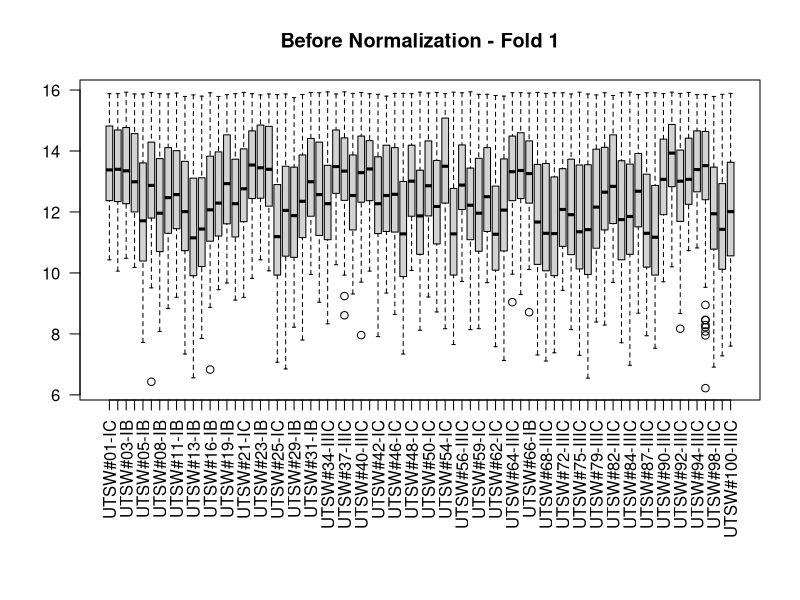
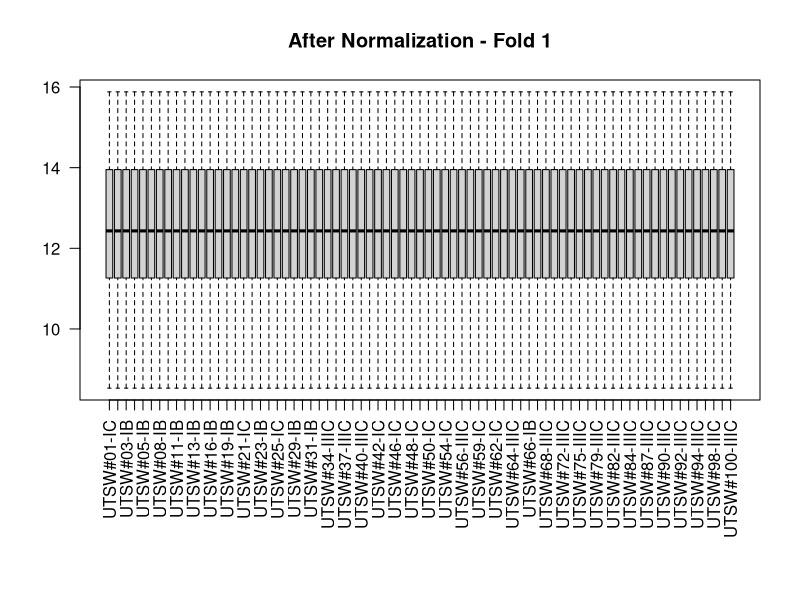
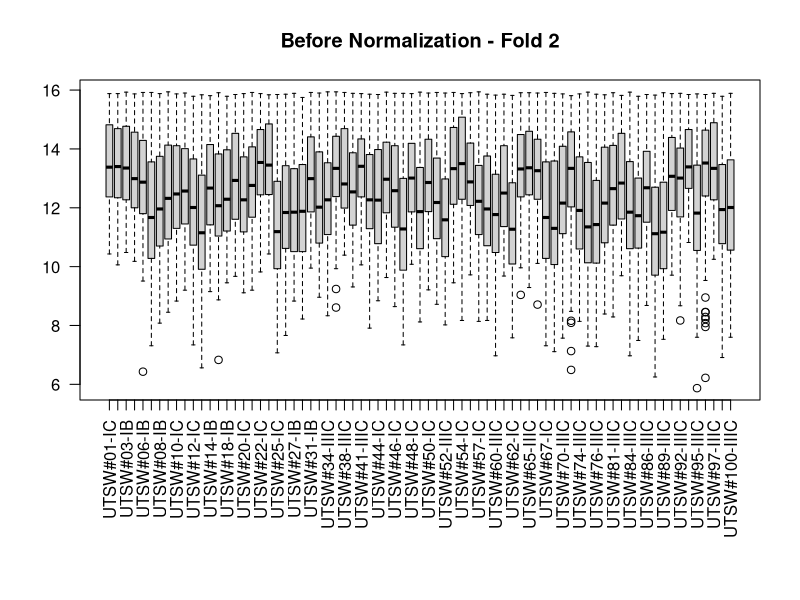
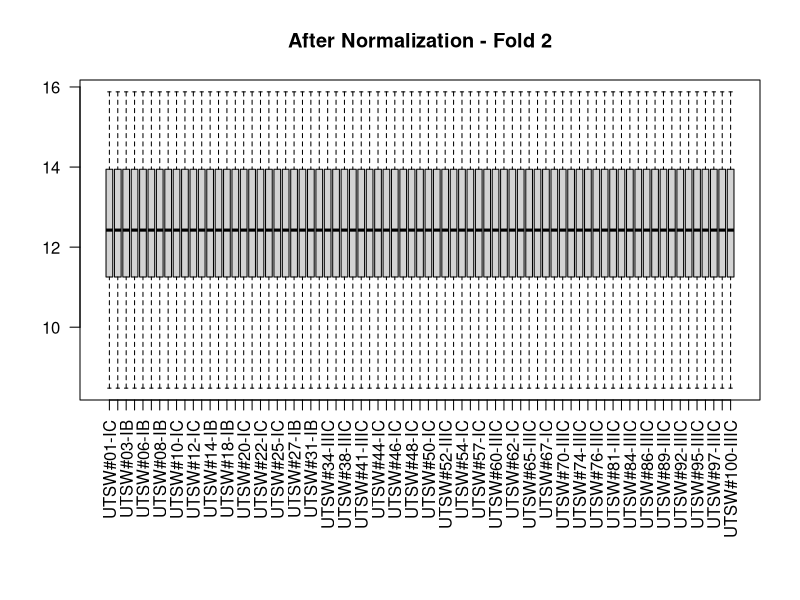
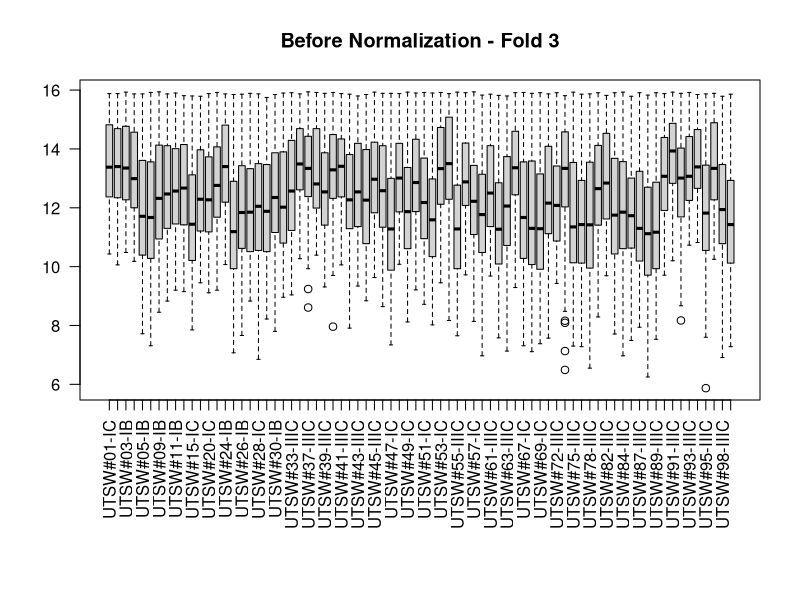
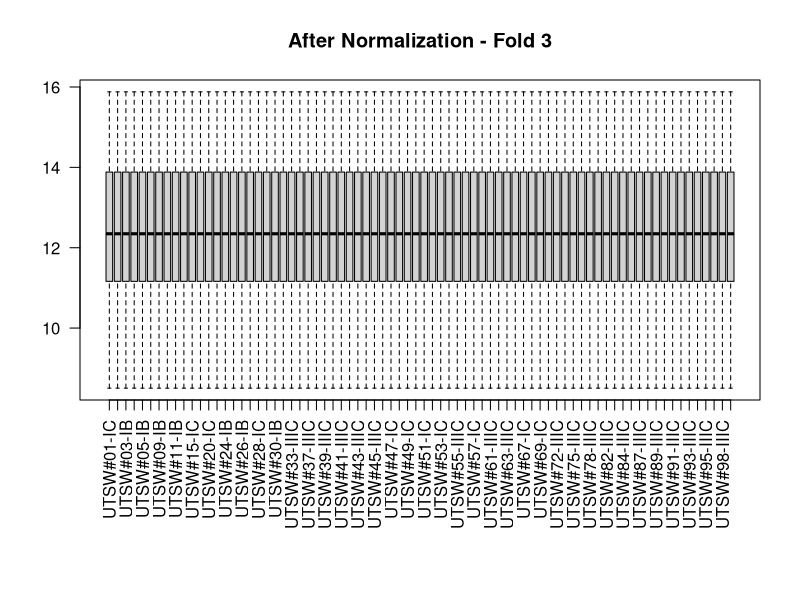
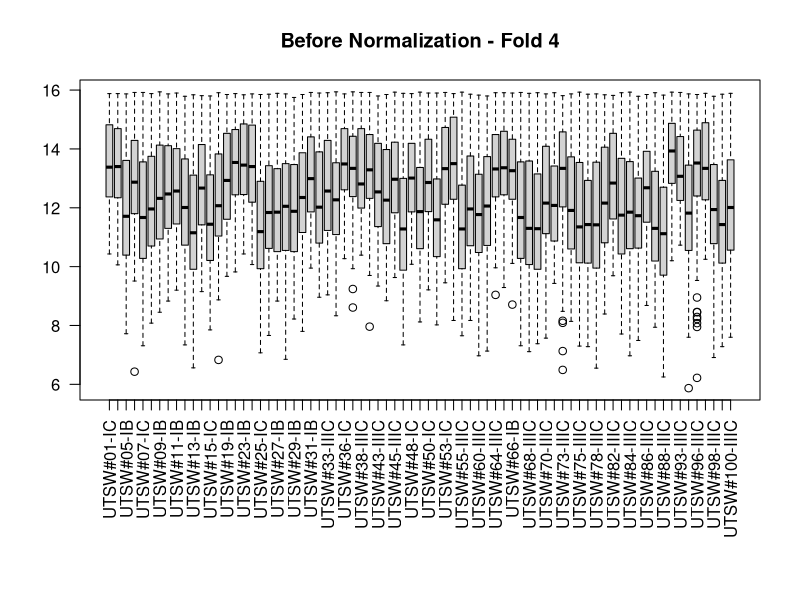
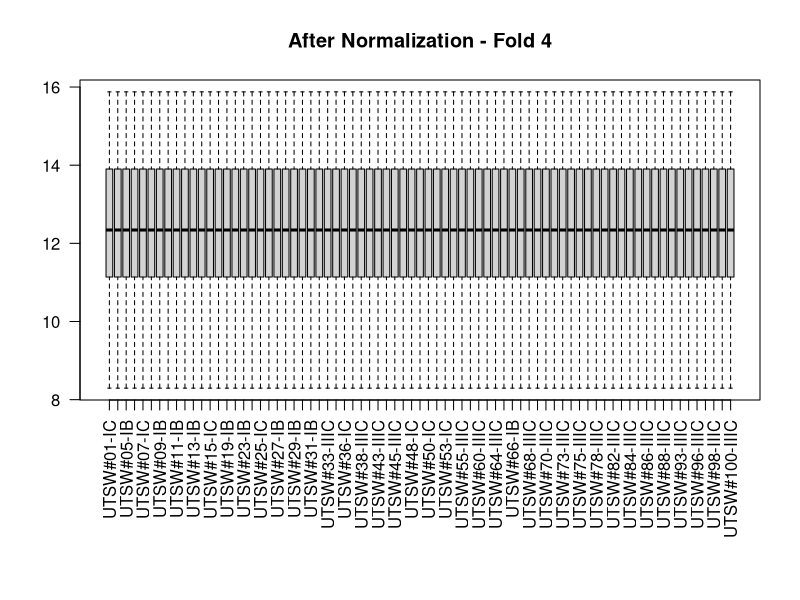

These charts were generated, in order, by the following R code:
library(readxl)
library(writexl)

# Load dataset
excel_data <- read_excel("cleaned_dataset.xlsx")
excel_data <- as.data.frame(excel_data)

# Store gene symbols before removing them
row.names(excel_data) <- excel_data[[1]]
excel_data <- excel_data[, -1]

set.seed(123)

test_set <- list()
train_set <- list()

n_total_cols <- ncol(excel_data)
col_indices <- 1:n_total_cols

# Shuffle column indices for reproducibility
shuffled_indices <- sample(col_indices)

# Split into 5 roughly equal folds
folds <- split(shuffled_indices, cut(seq_along(shuffled_indices), 5, labels = FALSE))

for (i in 1:5) {
  test_indices <- folds[[i]]
  train_indices <- setdiff(col_indices, test_indices)
  
  test_set[[i]] <- excel_data[, test_indices, drop = FALSE]
  train_set[[i]] <- excel_data[, train_indices, drop = FALSE]
}


# Function for manual quantile normalization
quantile_normalization <- function(train_df, test_df) {
  
  # Step 1: Sort each column and store original row indices
  sorted_ord <- apply(train_df, 2, order)  # Get sorted indices
  sorted_data <- apply(train_df, 2, sort)  # Sort values
  
  # Step 2: Compute row-wise means
  row_means <- rowMeans(sorted_data)
  
  # Step 3: Assign normalized values back to original training ranks
  normalized_train <- matrix(row_means[sorted_ord], ncol = ncol(train_df))
  dimnames(normalized_train) <- dimnames(train_df)
  
  # Step 4: Normalize the test set using the same row means
  sorted_ord_test <- apply(test_df, 2, order)  # Get sorted indices for the test set
  sorted_data_test <- apply(test_df, 2, sort)  # Sort test set data
  
  normalized_test <- matrix(row_means[sorted_ord_test], ncol = ncol(test_df))
  dimnames(normalized_test) <- dimnames(test_df)
  
  # Convert back to data frames and reattach gene symbols
  train_genes <- row.names(train_df)
  test_genes <- row.names(test_df)
  
  normalized_train_df <- data.frame(Gene_symbol = train_genes, normalized_train)
  normalized_test_df <- data.frame(Gene_symbol = test_genes, normalized_test)
  
  # Set the correct column names for the normalized data frames
  colnames(normalized_train_df) <- c("Gene_symbol", colnames(train_df))  # Ensure first column is "Gene"
  colnames(normalized_test_df) <- c("Gene_symbol", colnames(test_df))    # Ensure first column is "Gene"
  
  return(list(train = normalized_train_df, test = normalized_test_df))
}

# Loop over the 5 folds and apply quantile normalization to each fold
for (i in 1:5) {
  cat("Normalizing fold", i, "\n")
  
  # Get the current train and test set for the fold
  train_df <- as.matrix(train_set[[i]])
  test_df <- as.matrix(test_set[[i]])
  
  # Apply manual quantile normalization
  normalized_data <- quantile_normalization(train_df, test_df)
  
  # Check output (you can remove these print statements later for a cleaner output)
  head(normalized_data$train)
  
  # Boxplot before and after normalization
  par(mar = c(10, 4, 4, 2))
  boxplot(as.matrix(train_df), main = paste("Before Normalization - Fold", i), las=2)
  boxplot(as.matrix(normalized_data$train[,-1]), main = paste("After Normalization - Fold", i), las=2)
  
  # Export data for the current fold
  write_xlsx(normalized_data$train, paste0("normalized_train_fold", i, ".xlsx"))
  write_xlsx(normalized_data$test, paste0("normalized_test_fold", i, ".xlsx"))
}